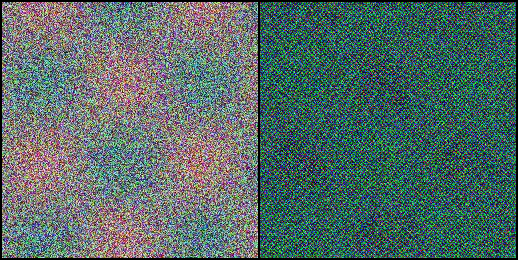
#> input picture samples/epoch1_samples.png, 518 x 260 px, given in place of the camera
$ python cartoon_camera_cv.py
#> lines starting #> are read from the running program, lines starting #| are printed output that depends on the picture; after the words box and inside, x2 and y2 are one past the last pixel; in counts of white or black regions, pixels touching at a corner belong together
#!/usr/bin/env python3
"""
Real-time Camera with Cartoon Filter using OpenCV
This uses traditional computer vision techniques for immediate cartoon effect
"""

import cv2
import numpy as np

class CartoonFilter:
    def __init__(self):
        pass

    def apply_ghibli_cartoon(self, frame):
        """Apply Studio Ghibli anime style cartoon effect"""
        # Step 1: Bilateral filter for smooth regions while preserving edges
        smooth = cv2.bilateralFilter(frame, 15, 80, 80)
        smooth = cv2.bilateralFilter(smooth, 15, 80, 80)

        # Step 2: Create clean, anime-style edges
        gray = cv2.cvtColor(frame, cv2.COLOR_BGR2GRAY)
        gray_blur = cv2.medianBlur(gray, 7)

        # Use adaptive threshold for clean lines
        edges = cv2.adaptiveThreshold(gray_blur, 255, cv2.ADAPTIVE_THRESH_MEAN_C,
                                     cv2.THRESH_BINARY, 7, 7)

        # Clean up edges
        kernel = np.ones((2,2), np.uint8)
        edges = cv2.morphologyEx(edges, cv2.MORPH_CLOSE, kernel)
        edges = cv2.morphologyEx(edges, cv2.MORPH_OPEN, kernel)

        # Convert edges to 3-channel
        edges = cv2.cvtColor(edges, cv2.COLOR_GRAY2BGR)

        # Step 3: Ghibli-style color quantization (limited palette)
        data = smooth.reshape((-1, 3))
        data = np.float32(data)

        criteria = (cv2.TERM_CRITERIA_EPS + cv2.TERM_CRITERIA_MAX_ITER, 20, 1.0)
        k = 8  # Limited colors for anime look
        _, labels, centers = cv2.kmeans(data, k, None, criteria, 10, cv2.KMEANS_RANDOM_CENTERS)

        centers = np.uint8(centers)
        quantized_data = centers[labels.flatten()]
        quantized = quantized_data.reshape(smooth.shape)

        # Step 4: Combine quantized image with edges
        cartoon = cv2.bitwise_and(quantized, edges)

        # Step 5: Ghibli-style color enhancement
        # Boost contrast for that crisp anime look
        cartoon = cv2.convertScaleAbs(cartoon, alpha=1.3, beta=10)

        # Enhance colors like Ghibli films
        hsv = cv2.cvtColor(cartoon, cv2.COLOR_BGR2HSV)

        # Boost saturation significantly for vibrant anime colors
        hsv[:, :, 1] = cv2.multiply(hsv[:, :, 1], 1.4)

        # Increase brightness for that "anime glow"
        hsv[:, :, 2] = cv2.multiply(hsv[:, :, 2], 1.2)

        cartoon = cv2.cvtColor(hsv, cv2.COLOR_HSV2BGR)

        # Step 6: Apply slight blur to soften harsh edges (Ghibli style)
        cartoon = cv2.GaussianBlur(cartoon, (3, 3), 0)

        return cartoon

    # [334 lines left out: functions apply_professional_cartoon, apply_super_clear_cartoon, apply_cartoon_filter, apply_anime_filter, apply_disney_cartoon, apply_bright_cartoon and 1 more, not called in this run]

class LiveCartoonCamera:
    def __init__(self):
        self.filter = CartoonFilter()
        self.current_filter = 0  # 0: ghibli, 1: professional, 2: bright cartoon, etc.
        self.filter_names = ["Ghibli Style", "Professional", "Bright Cartoon", "Super Clear", "Cartoon", "Anime", "Oil Painting"]

    def run_camera(self, camera_id=0):
        """Main camera loop"""
        cap = cv2.VideoCapture(camera_id)

        if not cap.isOpened():
            print(f"Error: Could not open camera {camera_id}")
            return

        # Set camera properties
        cap.set(cv2.CAP_PROP_FRAME_WIDTH, 640)
        cap.set(cv2.CAP_PROP_FRAME_HEIGHT, 480)

        print("Camera opened successfully!")
        print("Controls:")
        print("- Press 'q' to quit")
        print("- Press 's' to save current frame")
        print("- Press 'f' to switch filter (Ghibli Style/Professional/Bright/Clear/Cartoon/Anime/Oil)")
        print("- Press 'r' to toggle between original and filtered view")

        save_counter = 0
        show_filter = True

        try:
            while True:
                ret, frame = cap.read()
                if not ret:
                    print("Error: Could not read frame")
                    break

                # Resize frame
                frame = cv2.resize(frame, (640, 480))

                if show_filter:
                    # Apply selected filter
                    if self.current_filter == 0:
                        filtered_frame = self.filter.apply_ghibli_cartoon(frame)
                    elif self.current_filter == 1:
                        filtered_frame = self.filter.apply_professional_cartoon(frame)
                    elif self.current_filter == 2:
                        filtered_frame = self.filter.apply_bright_cartoon(frame)
                    elif self.current_filter == 3:
                        filtered_frame = self.filter.apply_super_clear_cartoon(frame)
                    elif self.current_filter == 4:
                        filtered_frame = self.filter.apply_cartoon_filter(frame)
                    elif self.current_filter == 5:
                        filtered_frame = self.filter.apply_anime_filter(frame)
                    else:
                        filtered_frame = self.filter.apply_oil_painting_filter(frame)

                    # Create side-by-side display
                    display_frame = np.hstack((frame, filtered_frame))
                    window_title = f"Live Camera - Original vs {self.filter_names[self.current_filter]}"

                    # Add labels
                    cv2.putText(display_frame, "Original", (10, 30),
                               cv2.FONT_HERSHEY_SIMPLEX, 0.8, (0, 255, 0), 2)
                    cv2.putText(display_frame, self.filter_names[self.current_filter], (650, 30),
                               cv2.FONT_HERSHEY_SIMPLEX, 0.8, (0, 255, 0), 2)
                else:
                    display_frame = frame
                    window_title = "Live Camera - Original Mode"
                    cv2.putText(display_frame, "Original Mode", (10, 30),
                               cv2.FONT_HERSHEY_SIMPLEX, 0.8, (0, 255, 0), 2)

                # Show frame
                cv2.imshow(window_title, display_frame)

                # Handle key presses
                key = cv2.waitKey(1) & 0xFF

                if key == ord('q'):
                    break
                elif key == ord('s'):
                    # Save current frame
                    filename = f"capture_{save_counter:03d}.jpg"
                    cv2.imwrite(filename, display_frame)
                    print(f"Saved: {filename}")
                    save_counter += 1
                elif key == ord('f'):
                    # Switch filter
                    self.current_filter = (self.current_filter + 1) % 7
                    print(f"Switched to {self.filter_names[self.current_filter]} filter")
                elif key == ord('r'):
                    # Toggle between original and filtered
                    show_filter = not show_filter
                    mode = "Filtered" if show_filter else "Original"
                    print(f"Switched to {mode} mode")

        except KeyboardInterrupt:
            print("\nInterrupted by user")

        finally:
            cap.release()
            cv2.destroyAllWindows()
            print("Camera released and windows closed")

def main():
    print("Starting Live Cartoon Camera with Traditional Filters...")
    camera = LiveCartoonCamera()
    camera.run_camera()
#> in run_camera, frame is the input picture: shape (260, 518, 3); mean B, G, R 103, 106.8, 84.4
#> in run_camera, `frame = cv2.resize(frame, (640, 480))`:
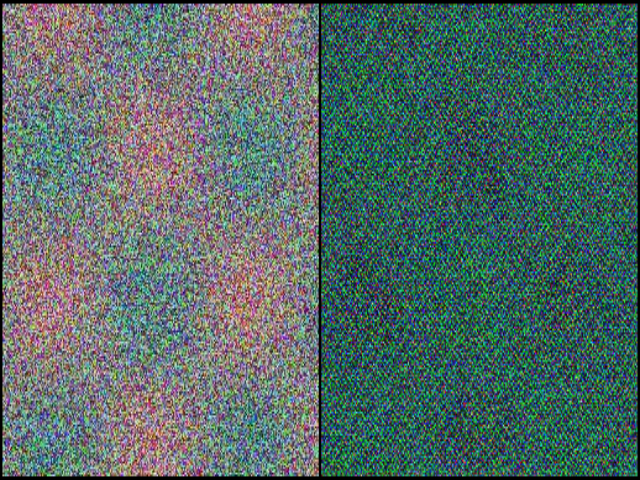
#> frame: shape (480, 640, 3); mean B, G, R 102.9, 106.7, 84.3
#> in apply_ghibli_cartoon, `smooth = cv2.bilateralFilter(smooth, 15, 80, 80)`:
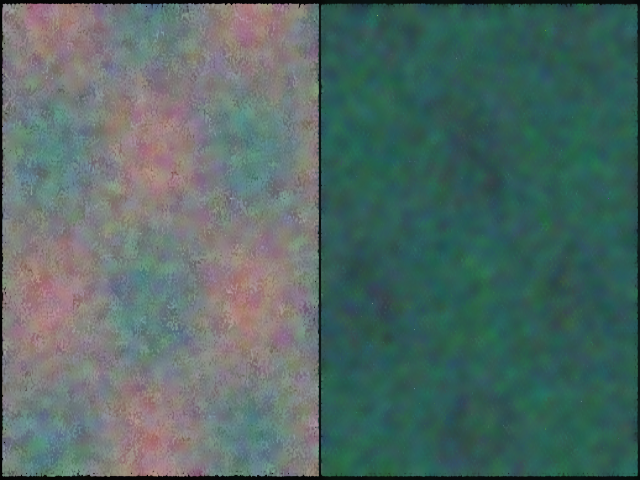
#> smooth: shape (480, 640, 3); mean B, G, R 102.1, 105.9, 83.2
#> in apply_ghibli_cartoon, `gray_blur = cv2.medianBlur(gray, 7)`:
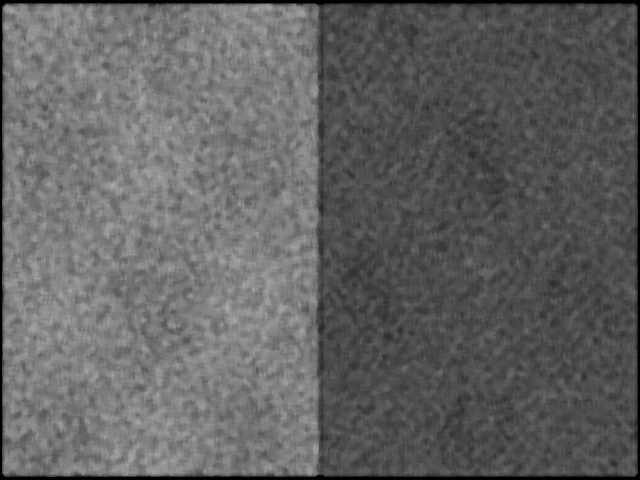
#> gray_blur: shape (480, 640); min 0, max 172, mean 98.4
#> in apply_ghibli_cartoon, `edges = cv2.adaptiveThreshold(gray_blur, 255, cv2.ADAPTIVE_THRESH_MEAN..`:
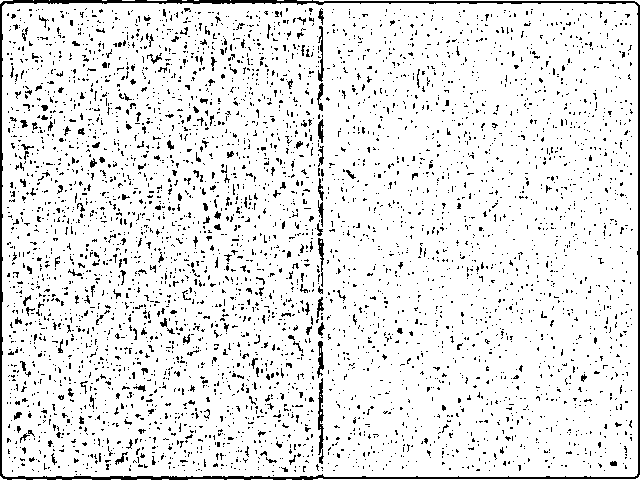
#> edges: shape (480, 640); 90.7% white; black in thin lines or dots
#> in apply_ghibli_cartoon, `edges = cv2.morphologyEx(edges, cv2.MORPH_CLOSE, kernel)`: edges: shape (480, 640); 94.2% white; 1535 black regions (1461 under 20 px), largest, box (x1, y1, x2, y2) and area: (0, 0, 640, 480) 5263, (319, 415, 324, 454) 128, (318, 353, 325, 376) 85
#> in apply_ghibli_cartoon, `edges = cv2.morphologyEx(edges, cv2.MORPH_OPEN, kernel)`:
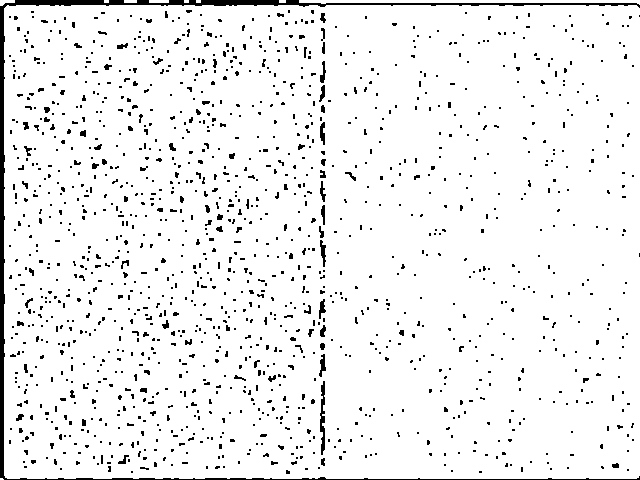
#> edges: shape (480, 640); 94.2% white; 1423 black regions (1333 under 20 px), largest, box (x1, y1, x2, y2) and area: (0, 0, 640, 480) 4870, (320, 381, 325, 455) 241, (320, 240, 326, 267) 89
#> in apply_ghibli_cartoon, `_, labels, centers = cv2.kmeans(data, k, None, criteria, 10, cv2.KMEAN..`: centers = [[127.7, 128, 153.2], [132, 132.2, 133.1], [131.3, 132.5, 111], [119.4, 118.7, 124.7], [84.26, 93.4, 44.44], [78.93, 82.7, 46], [120.5, 121, 96.28], [14.88, 16, 10.5]]
#> in apply_ghibli_cartoon, `centers = np.uint8(centers)`: centers = [[127, 127, 153], [132, 132, 133], [131, 132, 110], [119, 118, 124], [84, 93, 44], [78, 82, 46], [120, 120, 96], [14, 16, 10]]
#> in apply_ghibli_cartoon, `hsv = cv2.cvtColor(cartoon, cv2.COLOR_BGR2HSV)`: hsv: shape (480, 640, 3); mean H, S, V 71.6, 68.9, 144.1
#> in apply_ghibli_cartoon, `hsv[:, :, 1] = cv2.multiply(hsv[:, :, 1], 1.4)`: hsv: shape (480, 640, 3); mean H, S, V 71.6, 96.4, 144.1
#> in apply_ghibli_cartoon, `hsv[:, :, 2] = cv2.multiply(hsv[:, :, 2], 1.2)`: hsv: shape (480, 640, 3); mean H, S, V 71.6, 96.4, 172.7
#> in apply_ghibli_cartoon, `cartoon = cv2.GaussianBlur(cartoon, (3, 3), 0)`:
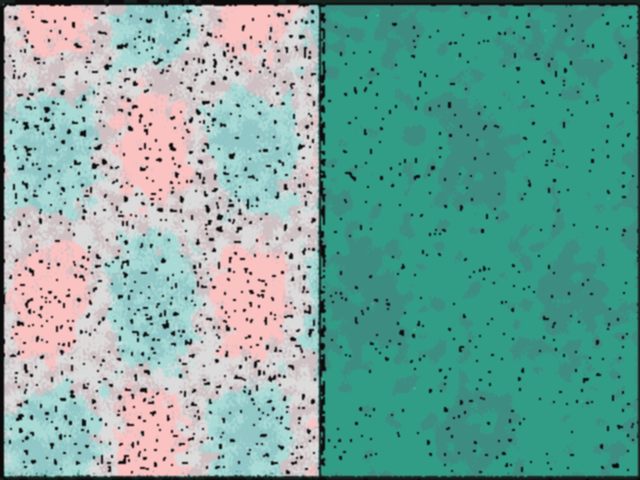
#> cartoon: shape (480, 640, 3); mean B, G, R 156.9, 165.9, 117.7
#> in run_camera, `cv2.putText(display_frame, self.filter_names[self.current_filter], (65..`:
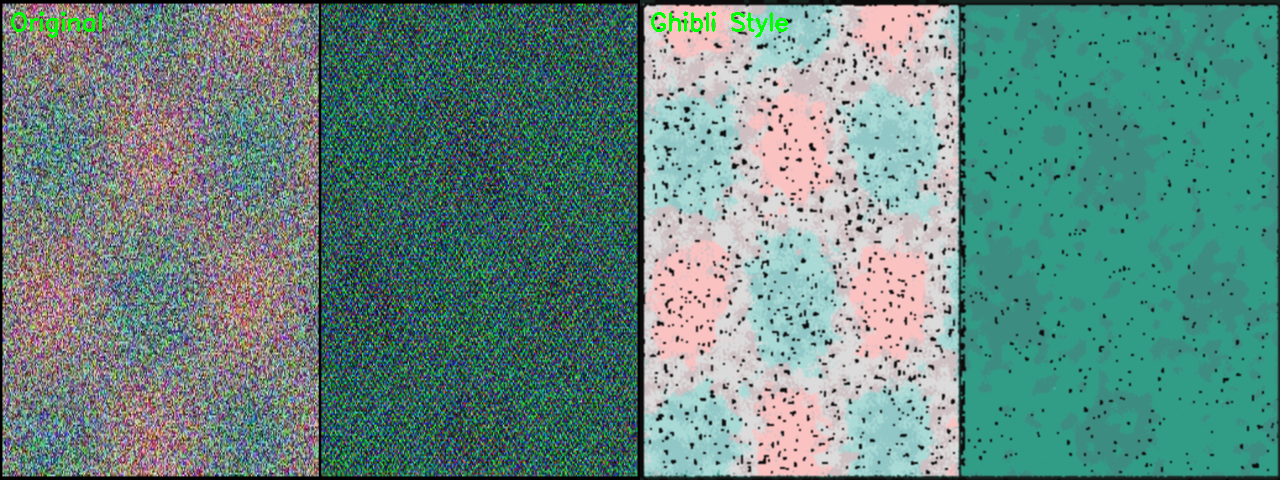
#> display_frame: shape (480, 1280, 3); mean B, G, R 129.5, 136.5, 100.5
#> (key q is pressed here)

if __name__ == "__main__":
    main()
